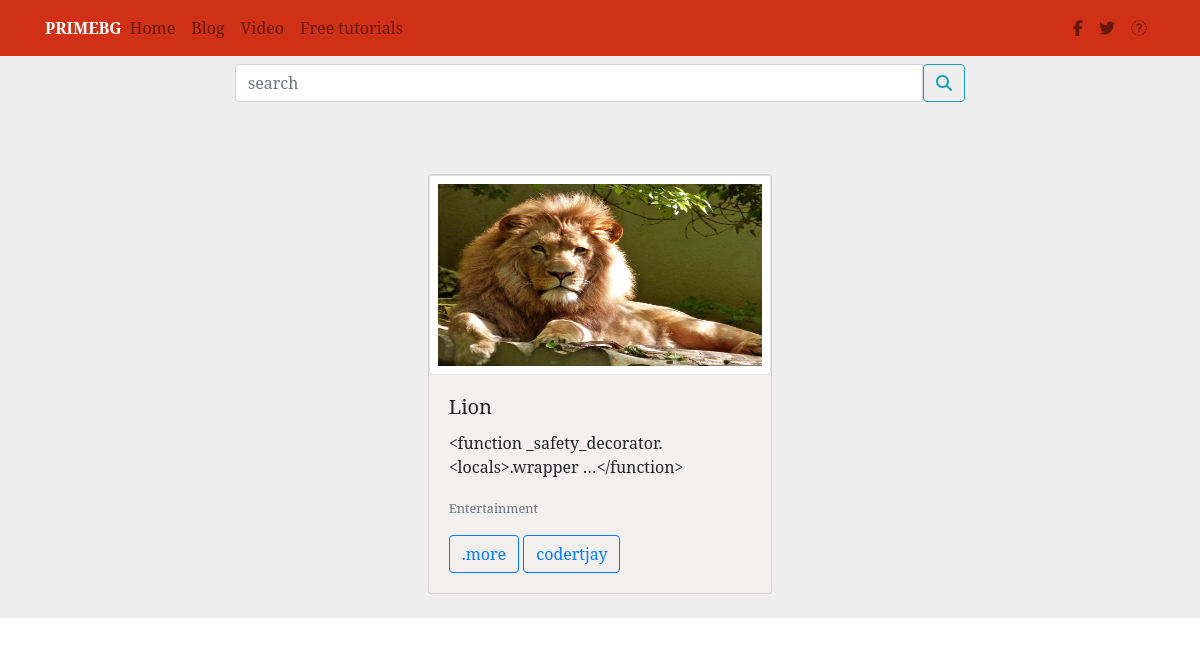
Screenshot of /blog/ with the database file from the repository.
### blog/models.py (models this page shows, shortened)
class Post(models.Model):
    user = models.ForeignKey(User, default=1, on_delete=models.CASCADE)
    title = models.CharField(max_length=100, blank=True, null=True)
    slug = models.SlugField(unique=True)
    description = models.TextField(blank=True, null=True)
    image = models.ImageField(upload_to='post', blank=True, null=True)
    category = models.CharField(choices=blogCategory, max_length=3, blank=True, null=True)
    view_count = models.IntegerField(default=0)
    like = models.IntegerField(default=0)
    unlike = models.IntegerField(default=0)
    user_action = models.ManyToManyField(User, related_name='blog_action', through=Action, blank=True)
    published_date = models.DateField(auto_now=False, auto_now_add=False, blank=True, null=True)
    read_time = models.IntegerField(default=0)
    timestamp = models.DateTimeField(auto_now_add=True)
    objects = BlogPostManager()
    class Meta:
        ordering = ['-published_date', '-timestamp']
    def get_absolute_url(self):
        return reverse('blog:blog_detail', kwargs={'slug': self.slug})
    @property
    def imageURL(self):
        try:
            image = self.image.url
        except:
            image = ''
        return image
    def get_markdown(self):
        description = self.description
        markdown_text = markdown(description)
        return mark_safe(markdown_text)

### blog/views.py (the view)
# urls.py: path('', BloglistView.as_view(), name='blog_list'),
class BloglistView(ListView):
    model = Post
    queryset = Post.objects.published()
    template_name = 'blog/blog_list.html'
    def get_queryset(self):
        query = self.request.GET.get('q')
        post = Post.objects.all()
        if query:
            object_list = post.filter(
                Q(category__icontains=query) |
                Q(description__icontains=query) |
                Q(user__username__icontains=query) |
                Q(title__icontains=query)
            ).distinct()
        else:
            object_list = Post.objects.all()
        return object_list

### blog/models.py (called while the page is built)
    def get_queryset(self):
        return BlogPostQueryset(self.model, using=self._db)

### blog/templates/blog/blog_list.html (shortened to what this page needs)
{% extends 'base.html' %}
{% block content %}
    <div class="row">
        <div class="col-8 max-auto offset-2 ">
        <form action="" method="GET"  >
        <div class="input-group mb-3">
          <input type="text" class="form-control" placeholder="search"
                 aria-label="search" aria-describedby="basic-addon2" name="q"
          value="{{ request.GET.q }}">
                <button class="btn btn-outline-info"><i class="fa fa-search"></i></button>
        </div>
        </form>
        </div>
</div>
    <div class="row mt-5 p-2">
    {% for file in object_list  %}
    <div class="col-md-5 col-xl-4 color-8 col-lg-4 col-sm-8 mx-auto offset-sm-2 " >
     <div class="card mb-3 " style="background:#f3efef;">
          <img class="card-img-top p-2 img-thumbnail" style="height: 200px;width: auto" src="{{ file.imageURL }}" {% comment %}alt="Card image cap"{% endcomment %}>
          <div class="card-body">
            <h5 class="card-title">{{ file.title }}</h5>
            <p class=" post-detail-item">{{ file.get_markdown|truncatechars_html:10 }}</p>
            <p class="card-text"><small class="text-muted">{{ file.get_category_display }}</small></p>
              <a href="{{ file.get_absolute_url }}" class="btn btn-outline-primary">.more</a>
              <a href="{% url 'blog_user_list' file.user %}" class="btn btn-outline-primary">{{ file.user.username }}</a>
      </div>
    </div>
 </div>
    {% endfor %}
    </div>
{% endblock content %}

### blog/static/blog/css/base.css (style rules this page uses)
body { font-family: 'Tunga','serif'; }

### rows the page displays
Post: imageURL (picture), title "Lion", get_markdown "<function _safety_decorator.<locals>.wrapper …</function>", category "Entertainment", user.username "codertjay"
